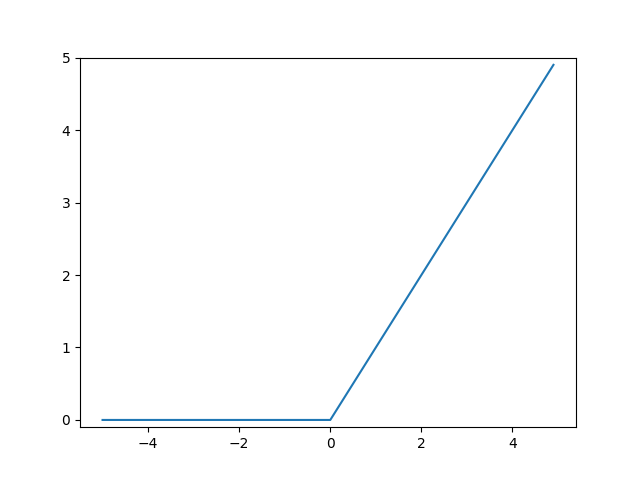

Source code (Python):
import numpy as np
# この2行によって savefig() が動作するように
import matplotlib
matplotlib.use('Agg')
import matplotlib.pylab as plt

def relu(x):
  return np.maximum(0, x)

x = np.arange(-5.0, 5.0, 0.1)
y = relu(x)
plt.plot(x,y)
plt.ylim(-0.1, 5)
plt.savefig('relu.png')